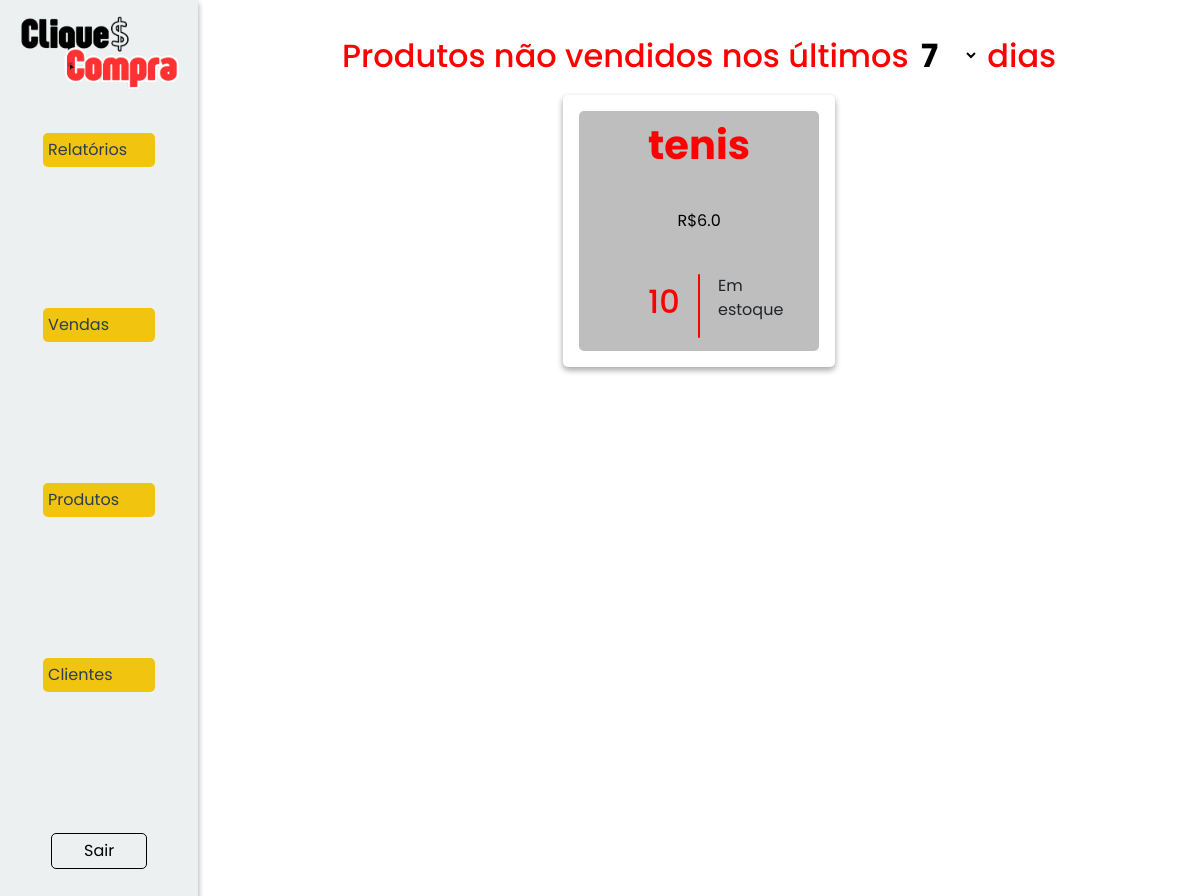
The app's page /relatorios/naovendidos (signed in), older data.
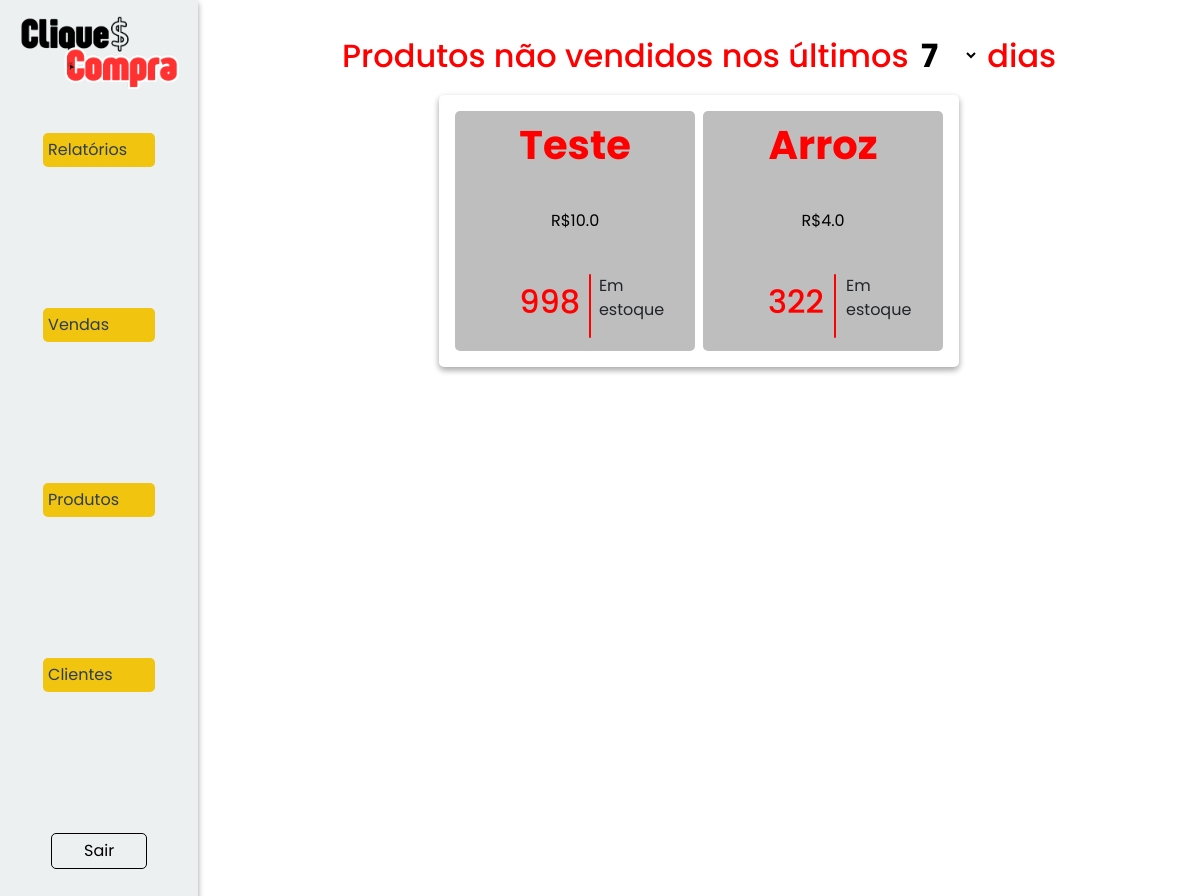
The same page, newer data.
### models/produtos.py (models this page shows, shortened)
class Produto(Base):
    __tablename__ = 'tb_produtos'
    pro_id: Mapped[int] = mapped_column(primary_key=True, autoincrement=True)
    pro_nome: Mapped[str] = mapped_column(nullable=False)
    pro_descricao: Mapped[str] = mapped_column(nullable=False)
    pro_preco: Mapped[float] = mapped_column(nullable=False)
    pro_estoque: Mapped[int] = mapped_column()

### controllers/relatorios.py (the view)
@relatorio_bp.route('/naovendidos', methods=['GET', 'POST'])
@login_required
@role_required("admin")
def naovendidos():
    consulta = []
    dias = request.form.get("dias", type=int, default=7)
    result = []
    print("metodo post")
    try:
        sql_mysql = text("""
            SELECT pro_nome, pro_preco, pro_estoque
            FROM tb_produtos
            WHERE pro_id NOT IN (
                SELECT vpr_pro_id
                FROM tb_vendas_produtos
                JOIN tb_vendas ON vpr_ven_id = ven_id
                WHERE ven_data >= CURDATE() - INTERVAL :dias DAY
            )
        """)
        sql_sqlite = text("""
SELECT pro_nome, pro_preco, pro_estoque
FROM tb_produtos
WHERE pro_id NOT IN (
    SELECT DISTINCT vpr_pro_id
    FROM tb_vendas_produtos
    JOIN tb_vendas ON vpr_ven_id = ven_id
    WHERE ven_data >= DATE('now', '-? days')
)
""")
        consulta = session.execute(sql_sqlite, {"dias": dias}).fetchall()
        print(consulta)
        subquery = (
            session.query(VendaProdutos.vpr_pro_id)
            .join(Venda, VendaProdutos.vpr_ven_id == Venda.ven_id)
            .filter(Venda.ven_data >= func.date('now', f'-{dias} days'))  # Usar função compatível com SQLite
            .subquery()
        )
        query = (
            session.query(Produto.pro_nome, Produto.pro_preco, Produto.pro_estoque)
            .filter(Produto.pro_nome.not_in(select(subquery)))  # Força o uso de SELECT
        )
        result = query.all()
        print("Resultado da consulta:", result)
    except Exception as e:
        print(f"Erro ao gerar relatório: {str(e)}", "error")
        flash(f"Erro ao gerar relatório: {str(e)}", "error")
    finally:
        return render_template("relatorios/naovendidos.html", produtos=result)

### controllers/clientes.py (called while the page is built)
@login_manager.user_loader
def load_user(user_id):
    return Cliente.find(id=user_id)

### models/clientes.py (called while the page is built, shortened)
    @classmethod
    def find(cls, **kwargs):
        if 'email' in kwargs:
            return session.query(cls).filter_by(cli_email=kwargs['email']).first() #SELECT * FROM tb_clientes WHERE cli_email = email
        elif 'id' in kwargs:
            return session.query(cls).filter_by(cli_id=kwargs['id']).first() #SELECT * FROM tb_clientes WHERE cli_id = id
        else:
            raise AttributeError('A busca deve ser feita por email ou id.')

### templates/relatorios/naovendidos.html (shortened to what this page needs)
{% extends "model.html" %}
{% block head_extras %}
<link rel="stylesheet" href="{{ url_for('static', filename='style/model.css') }}">
<link rel="stylesheet" href="{{ url_for('static', filename='style/relatorios.css') }}">
{% endblock %}
{% block content %}
<nav>
    <img src="../../static/assets/cliqueconta.png" alt="Logo do CliqueCompra">
    <div class="links">
        <div class="dropdown">
            <button class="dropdown-button" onclick="toggleDropdown('relatorios-menu')">Relatórios</button>
        </div>
        <div class="dropdown">
            <button class="dropdown-button" onclick="toggleDropdown('vendas-menu')">Vendas</button>
        </div>
        <div class="dropdown">
            <button class="dropdown-button" onclick="toggleDropdown('produtos-menu')">Produtos</button>
        </div>
        <div class="dropdown">
            <button class="dropdown-button" onclick="toggleDropdown('clientes-menu')">Clientes</button>
        </div>
        <a class='sair' href="{{url_for('cliente.logout')}}">Sair</a>
    </div>
</nav>
<div class="relatorio">
    <h2>Produtos não vendidos nos últimos
        <form action="{{ url_for('relatorio.naovendidos') }}" method="post" style="display:inline;" class="filtro dias">
            <select name="dias" id="dias" onchange="this.form.submit()">
                <option value="7" {% if request.form.get('dias') == '7' %}selected{% endif %}>7</option>
            </select>
        </form>
        dias
    </h2>
    <ol class="respostas">
        {% if produtos %}
            {% for produto in produtos %}
                <li class="resposta">
                    <span class="nome-produto">{{ produto.pro_nome }}</span>
                    <span class="preco">R${{ produto.pro_preco }}</span>
                    <div class="unidades">
                        <h2>{{ produto.pro_estoque }}</h2>
                        <div class="divisor"></div>
                        <p>Em estoque</p>
                    </div>
                </li>
            {%endfor%}
        {% else %}
            <p>Nenhum produto encontrado.</p>
        {% endif %}
    </ol>
</div>
{% endblock %}

Row changes from the older to the newer data that the page shows:
changed Produto: pro_nome "tenis" → "Teste"; pro_preco "6.0" → "10.0"; pro_estoque "10" → "998"
added Produto: pro_nome "Arroz", pro_preco "4.0", pro_estoque "322"
